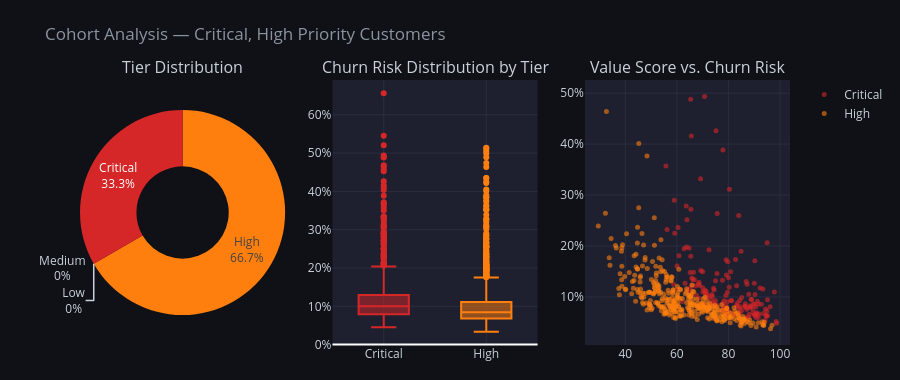

Write notebook code for a chart like this one.
### Code cell
# ── Cohort Analysis Charts ───────────────────────────────────────────────────
fig_cohort = make_subplots(
    rows=1, cols=3,
    subplot_titles=[
        "Tier Distribution",
        "Churn Risk Distribution by Tier",
        "Value Score vs. Churn Risk",
    ],
    specs=[[{"type":"pie"}, {"type":"xy"}, {"type":"xy"}]],
)

# Pie
tier_count = (filtered["priority_tier"]
              .value_counts()
              .reindex(["Critical", "High", "Medium", "Low"])
              .fillna(0))
fig_cohort.add_trace(
    go.Pie(
        values=tier_count.values,
        labels=tier_count.index,
        marker_colors=[TIER_COLORS[t] for t in tier_count.index],
        hole=0.45,
        textinfo="label+percent",
        showlegend=False,
    ),
    row=1, col=1
)

# Box
for tier_name in ["Critical", "High", "Medium", "Low"]:
    sub = filtered[filtered["priority_tier"] == tier_name]["predicted_churn_risk"]
    if len(sub):
        fig_cohort.add_trace(
            go.Box(y=sub, name=tier_name, marker_color=TIER_COLORS[tier_name],
                   showlegend=False),
            row=1, col=2
        )

# Scatter (sample up to 500 for readability)
samp = filtered.sample(min(500, len(filtered)), random_state=42)
for tier_name in ["Critical", "High", "Medium", "Low"]:
    sub = samp[samp["priority_tier"] == tier_name]
    if len(sub):
        fig_cohort.add_trace(
            go.Scatter(
                x=sub["value_score"], y=sub["predicted_churn_risk"],
                mode="markers",
                marker=dict(color=TIER_COLORS[tier_name], size=5, opacity=0.6),
                name=tier_name,
                showlegend=(True if tier_name in ["Critical","High"] else False),
            ),
            row=1, col=3
        )

fig_cohort.update_layout(
    height=380, paper_bgcolor="#0f1117", plot_bgcolor="#1e2030",
    font=dict(color="#c9d1d9"),
    title=dict(text=f"Cohort Analysis — {', '.join(selected_tiers)} Priority Customers",
               font=dict(color="#8b949e")),
    margin=dict(t=80, b=30),
)
fig_cohort.update_xaxes(gridcolor="#2a2d3e")
fig_cohort.update_yaxes(gridcolor="#2a2d3e")
fig_cohort.update_yaxes(tickformat=".0%", col=2)
fig_cohort.update_yaxes(tickformat=".0%", col=3)
fig_cohort.show()

### Figure 1 — Plotly figure (JSON) as saved in the notebook; plotly's stock layout.template omitted (floating-point values rounded to 4 significant figures; data arrays with more than 128 entries replaced by an {"elided": "..."} marker saying what was removed)
{"data": [{"domain": {"x": [0, 0.2889], "y": [0, 1]}, "hole": 0.45, "labels": ["Critical", "High", "Medium", "Low"], "marker": {"colors": ["#d62728", "#ff7f0e", "#2196F3", "#4caf50"]}, "showlegend": false, "textinfo": "label+percent", "type": "pie", "values": [1000.0, 2000.0, 0.0, 0.0]}, {"marker": {"color": "#d62728"}, "name": "Critical", "showlegend": false, "type": "box", "xaxis": "x", "y": {"elided": "1000 float values"}, "yaxis": "y"}, {"marker": {"color": "#ff7f0e"}, "name": "High", "showlegend": false, "type": "box", "xaxis": "x", "y": {"elided": "2000 float values"}, "yaxis": "y"}, {"marker": {"color": "#d62728", "opacity": 0.6, "size": 5}, "mode": "markers", "name": "Critical", "showlegend": true, "type": "scatter", "x": {"elided": "163 float values"}, "xaxis": "x2", "y": {"elided": "163 float values"}, "yaxis": "y2"}, {"marker": {"color": "#ff7f0e", "opacity": 0.6, "size": 5}, "mode": "markers", "name": "High", "showlegend": true, "type": "scatter", "x": {"elided": "337 float values"}, "xaxis": "x2", "y": {"elided": "337 float values"}, "yaxis": "y2"}], "layout": {"annotations": [{"font": {"size": 16}, "showarrow": false, "text": "Tier Distribution", "x": 0.1444, "xanchor": "center", "xref": "paper", "y": 1, "yanchor": "bottom", "yref": "paper"}, {"font": {"size": 16}, "showarrow": false, "text": "Churn Risk Distribution by Tier", "x": 0.5, "xanchor": "center", "xref": "paper", "y": 1, "yanchor": "bottom", "yref": "paper"}, {"font": {"size": 16}, "showarrow": false, "text": "Value Score vs. Churn Risk", "x": 0.8556, "xanchor": "center", "xref": "paper", "y": 1, "yanchor": "bottom", "yref": "paper"}], "font": {"color": "#c9d1d9"}, "height": 380, "margin": {"b": 30, "t": 80}, "paper_bgcolor": "#0f1117", "plot_bgcolor": "#1e2030", "title": {"font": {"color": "#8b949e"}, "text": "Cohort Analysis — Critical, High Priority Customers"}, "xaxis": {"anchor": "y", "domain": [0.3556, 0.6444], "gridcolor": "#2a2d3e"}, "xaxis2": {"anchor": "y2", "domain": [0.7111, 1], "gridcolor": "#2a2d3e"}, "yaxis": {"anchor": "x", "domain": [0, 1], "gridcolor": "#2a2d3e", "tickformat": ".0%"}, "yaxis2": {"anchor": "x2", "domain": [0, 1], "gridcolor": "#2a2d3e", "tickformat": ".0%"}}}
